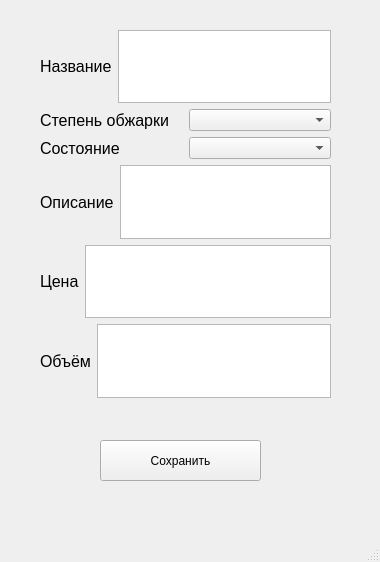
<?xml version="1.0" encoding="UTF-8"?>
<ui version="4.0">
 <class>MainWindow</class>
 <widget class="QMainWindow" name="MainWindow">
  <property name="geometry">
   <rect>
    <x>0</x>
    <y>0</y>
    <width>380</width>
    <height>562</height>
   </rect>
  </property>
  <property name="windowTitle">
   <string>Редактирование записи</string>
  </property>
  <widget class="QWidget" name="centralwidget">
   <widget class="QPushButton" name="pushButton">
    <property name="geometry">
     <rect>
      <x>100</x>
      <y>440</y>
      <width>161</width>
      <height>41</height>
     </rect>
    </property>
    <property name="text">
     <string>Сохранить</string>
    </property>
   </widget>
   <widget class="QWidget" name="">
    <property name="geometry">
     <rect>
      <x>40</x>
      <y>30</y>
      <width>291</width>
      <height>368</height>
     </rect>
    </property>
    <layout class="QVBoxLayout" name="verticalLayout">
     <item>
      <layout class="QHBoxLayout" name="horizontalLayout">
       <item>
        <widget class="QLabel" name="label">
         <property name="font">
          <font>
           <pointsize>12</pointsize>
          </font>
         </property>
         <property name="text">
          <string>Название</string>
         </property>
        </widget>
       </item>
       <item>
        <widget class="QPlainTextEdit" name="title"/>
       </item>
      </layout>
     </item>
     <item>
      <layout class="QHBoxLayout" name="horizontalLayout_2">
       <item>
        <widget class="QLabel" name="label_2">
         <property name="font">
          <font>
           <pointsize>12</pointsize>
          </font>
         </property>
         <property name="text">
          <string>Степень обжарки</string>
         </property>
        </widget>
       </item>
       <item>
        <widget class="QComboBox" name="roasting"/>
       </item>
      </layout>
     </item>
     <item>
      <layout class="QHBoxLayout" name="horizontalLayout_3">
       <item>
        <widget class="QLabel" name="label_3">
         <property name="font">
          <font>
           <pointsize>12</pointsize>
          </font>
         </property>
         <property name="text">
          <string>Состояние</string>
         </property>
        </widget>
       </item>
       <item>
        <widget class="QComboBox" name="condition"/>
       </item>
      </layout>
     </item>
     <item>
      <layout class="QHBoxLayout" name="horizontalLayout_4">
       <item>
        <widget class="QLabel" name="label_4">
         <property name="font">
          <font>
           <pointsize>12</pointsize>
          </font>
         </property>
         <property name="text">
          <string>Описание</string>
         </property>
        </widget>
       </item>
       <item>
        <widget class="QPlainTextEdit" name="description"/>
       </item>
      </layout>
     </item>
     <item>
      <layout class="QHBoxLayout" name="horizontalLayout_5">
       <item>
        <widget class="QLabel" name="label_5">
         <property name="font">
          <font>
           <pointsize>12</pointsize>
          </font>
         </property>
         <property name="text">
          <string>Цена</string>
         </property>
        </widget>
       </item>
       <item>
        <widget class="QPlainTextEdit" name="price"/>
       </item>
      </layout>
     </item>
     <item>
      <layout class="QHBoxLayout" name="horizontalLayout_6">
       <item>
        <widget class="QLabel" name="label_6">
         <property name="font">
          <font>
           <pointsize>12</pointsize>
          </font>
         </property>
         <property name="text">
          <string>Объём</string>
         </property>
        </widget>
       </item>
       <item>
        <widget class="QPlainTextEdit" name="volume"/>
       </item>
      </layout>
     </item>
    </layout>
   </widget>
  </widget>
  <widget class="QMenuBar" name="menubar">
   <property name="geometry">
    <rect>
     <x>0</x>
     <y>0</y>
     <width>380</width>
     <height>21</height>
    </rect>
   </property>
  </widget>
  <widget class="QStatusBar" name="statusbar"/>
 </widget>
 <resources/>
 <connections/>
</ui>
